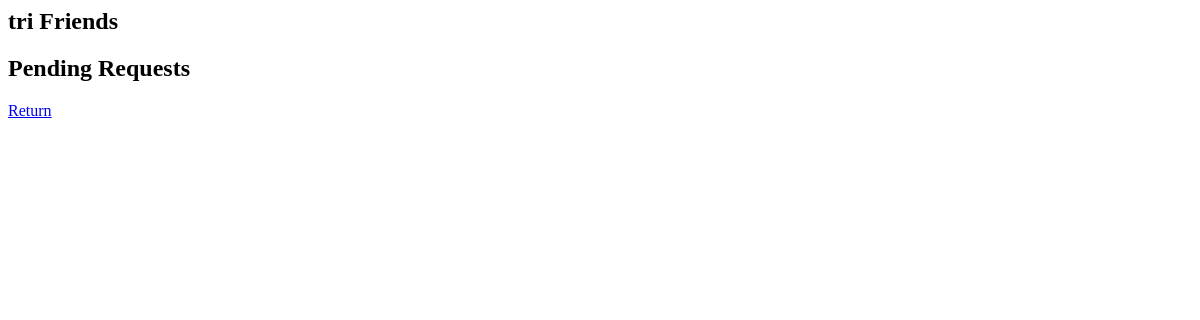
/friends/ (signed in), run on an earlier commit of the app's database.
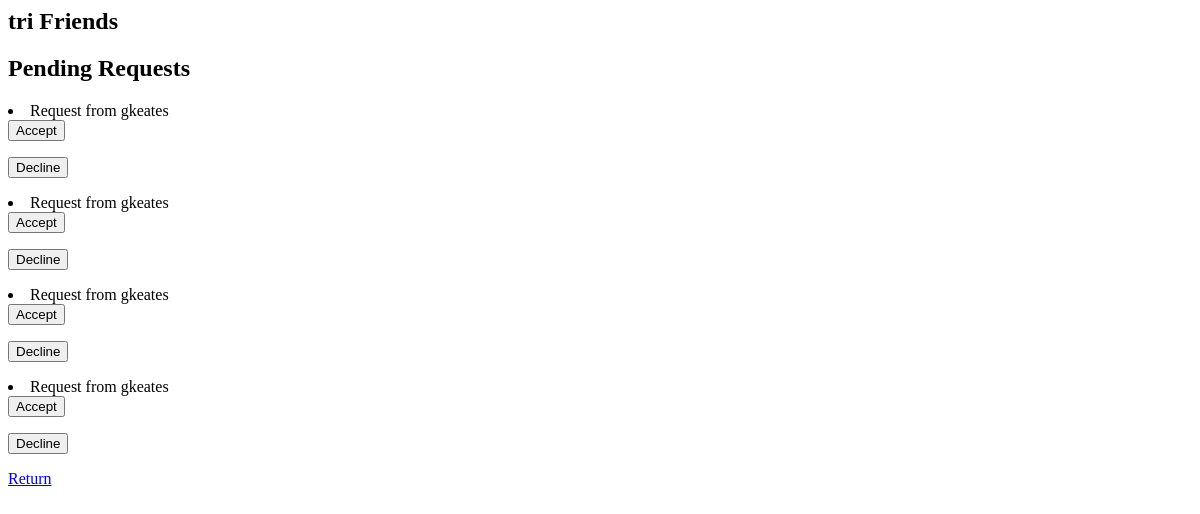
And on a later commit of the database.
### Search/models.py (models this page shows)
class FriendRequest(models.Model):
    type = models.CharField(max_length=25, blank=True)
    sender = models.CharField(max_length=50, blank=True)
    receiver = models.CharField(max_length=50, blank=True)

### Profile/views.py (the view)
# urls.py: url(r'^friends/$', Profile_views.list, name='friends'), # view friends list
def list(request):
	friend_requests = FriendRequest.objects.filter(receiver=request.user.username)
	user = Profile.objects.get(user__username=request.user.username)
	friends = user.friends.all()
	return render(request, 'profile/list.html', {'friend_requests': friend_requests, 'friends': friends})

### Profile/templates/profile/list.html (shortened to what this page needs)
<h2>{{user.username }} Friends</h2>
<h2>Pending Requests</h2>
{% for r in friend_requests %}
  <li>Request from {{ r.sender }}</li>
  <form action="/accept" method="POST">
    <button type="submit">Accept</button>
  </form>
  <form action="/decline" method="POST">
    <button type="submit">Decline</button>
  </form>
{% endfor %}
<a href="/">Return</a>

What changed in the data, as far as the page shows it:
added FriendRequest: sender "gkeates"
added FriendRequest: sender "gkeates"
added FriendRequest: sender "gkeates"
added FriendRequest: sender "gkeates"
